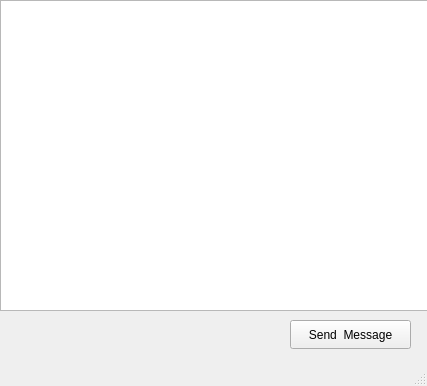
<?xml version="1.0" encoding="UTF-8"?>
<ui version="4.0">
 <class>MainWindow</class>
 <widget class="QMainWindow" name="MainWindow">
  <property name="geometry">
   <rect>
    <x>0</x>
    <y>0</y>
    <width>427</width>
    <height>386</height>
   </rect>
  </property>
  <property name="windowTitle">
   <string>MainWindow</string>
  </property>
  <widget class="QWidget" name="centralwidget">
   <widget class="QPushButton" name="sendButton">
    <property name="geometry">
     <rect>
      <x>290</x>
      <y>320</y>
      <width>121</width>
      <height>29</height>
     </rect>
    </property>
    <property name="text">
     <string>Send  Message</string>
    </property>
   </widget>
   <widget class="QTextEdit" name="logTextEdit">
    <property name="geometry">
     <rect>
      <x>0</x>
      <y>0</y>
      <width>431</width>
      <height>311</height>
     </rect>
    </property>
   </widget>
  </widget>
  <widget class="QStatusBar" name="statusbar"/>
 </widget>
 <resources/>
 <connections/>
</ui>
